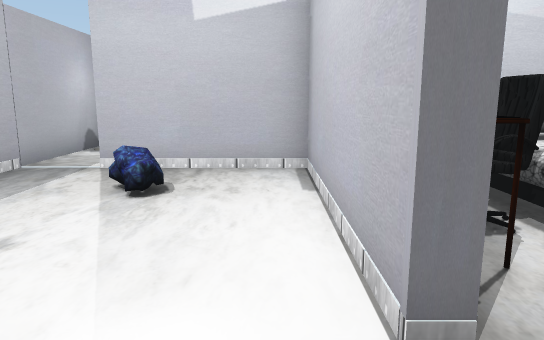
view 1 (above)

12 first-person views from a walk through a scene from a Unity 3-D project. The camera is 1.4 m above the floor, tilts 10° down and sees 70° across. The floor is counted in squares, 1 m on a side. Each view is taken from the middle of a square. On the plan, view 1 faces up. The plan holds only what a view shows up to about 16 squares ahead; the rest is blank. The player is left out. Door leaves are left out, so doorways stand open. Some surface patterns are stand-ins.

view 2
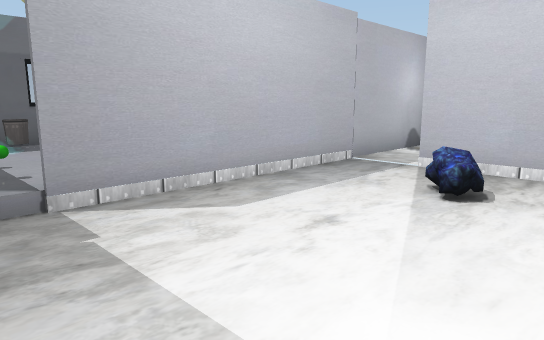

view 3
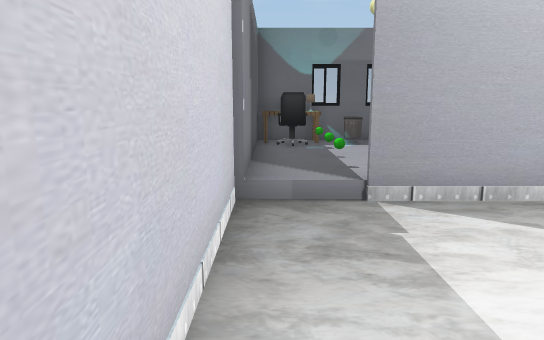

view 4
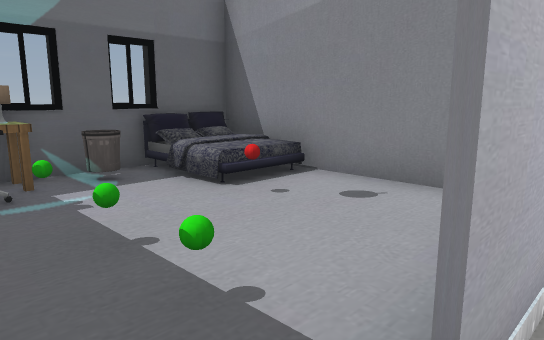

view 5
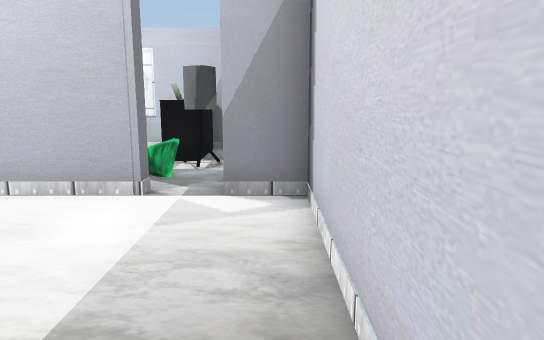

view 6
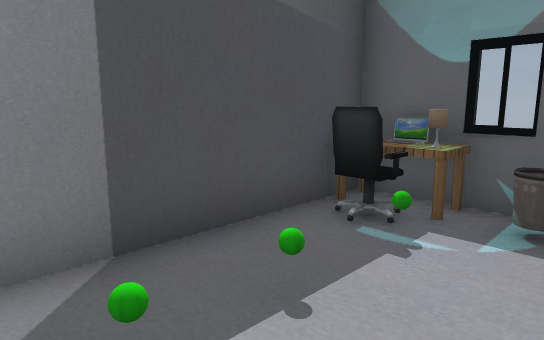

view 7
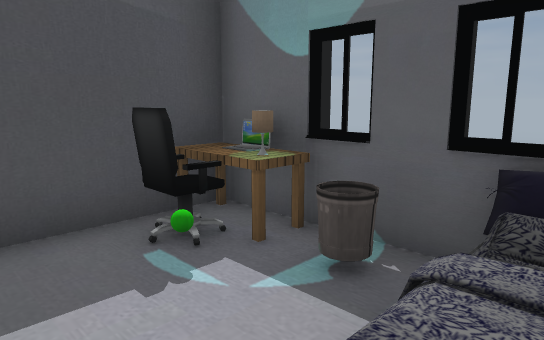

view 8
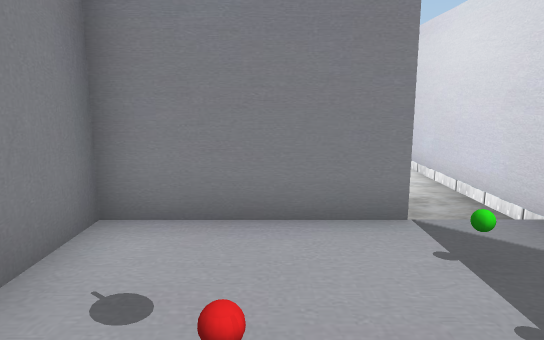

view 9
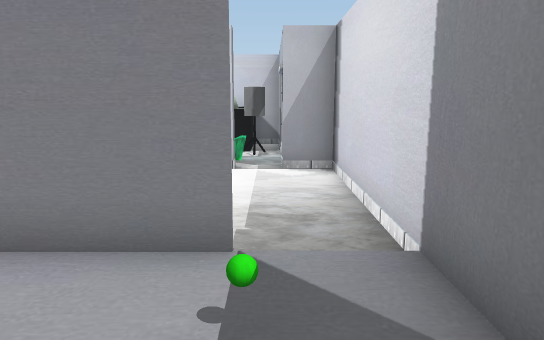

view 10
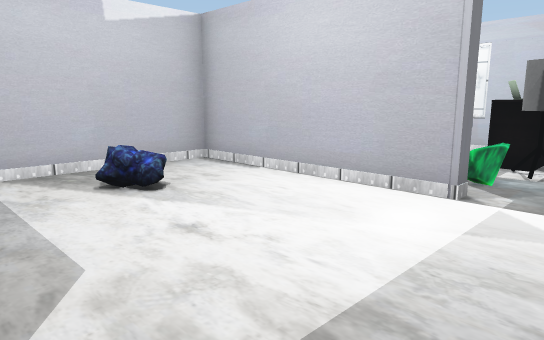

view 11
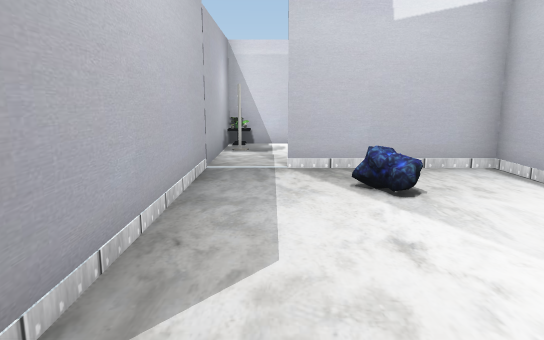

view 12
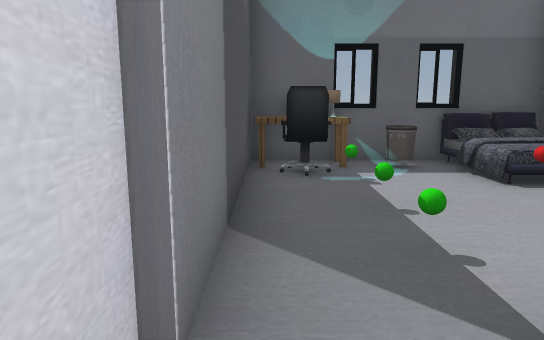

### Floor plan
Key: @ floor where view 1 was taken; # wall or solid block; . main floor; : floor 0.25 m higher than the main floor; + floor 0.75 m higher than the main floor; / step, stairs or slope; D open door; B bed; E desk; C chair; I bin; O other object.
Columns run from 12 left of view 1 to 3 right of it. Each row starts with its distance up from view 1.
 10        #
  9        #.
  8       ##.#####
  7       #......# B
  6       #...O..  B
  5  #######.....#EC
  4 ##+/:::#.....  C
  3 ##/O:::#.....#E
  2 #I:::::#.....# O
  1 #OC:::D......#DO
  0 #EC:::D.....@#
 -1 ##############

Positions as (right, up) in squares from view 1, and headings:
1: (0, 0), facing up
2: (0, 0), facing up-left
3: (0, 0), facing left
4: (-5, 0), facing up-left
5: (-5, 0), facing right
6: (-6, 3), facing down-left
7: (-8, 4), facing down-left
8: (-10, 3), facing right
9: (-9, 1), facing right
10: (-5, 0), facing up-right
11: (-4, 0), facing up
12: (-4, 0), facing left
